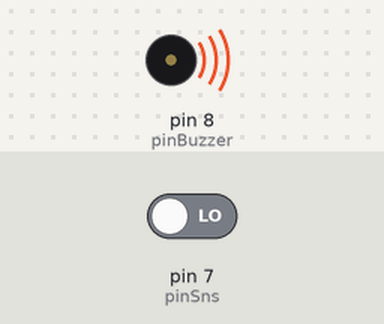
Bench run of a sketch on a simulated Arduino Uno, built with avr-gcc and run on an emulated ATmega328P. Shown: buzzer (waves = sounding, pin HIGH). The test bench sets the inputs (shaded band); at power-on: pin 7 (pinSns) LOW.

Above: at 1.2 s.
1.3 s: pin 7 (pinSns) driven HIGH
At 1.9 s:
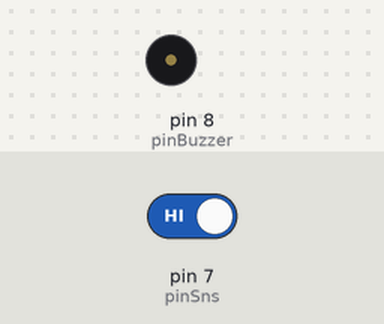
2.8 s: pin 7 (pinSns) driven LOW
At 4.2 s:
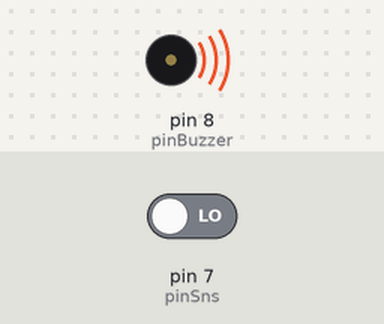
Timing chart, 0 to 5.8 s (numbered marks = the images above; inputs shaded):
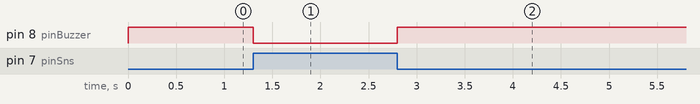

Measured:
- after the input at 1.3 s, pin 8 (pinBuzzer): HIGH → LOW at once
- after the input at 2.8 s, pin 8 (pinBuzzer): LOW → HIGH at once

The sketch:

alarm.ino
```cpp
// identifikasi pin
const int pinSns = 7;
const int pinBuzzer = 8;
int data;

void setup() {
  // tentukan input output
pinMode(pinSns, INPUT);
pinMode(pinBuzzer, OUTPUT);
}

void loop() {
  // hasil sensor
data = digitalRead(pinSns);
// jika data HIGH berarti gas tidak terdeteksi
if (data == HIGH) {
  // buzzer tidak berbunyi
  digitalWrite(pinBuzzer, LOW);
}
// jika data LOW berarti gas terdeteksi
else if (data == LOW) {
  // buzzer berbunyi
  digitalWrite(pinBuzzer, HIGH);
}
}
```
